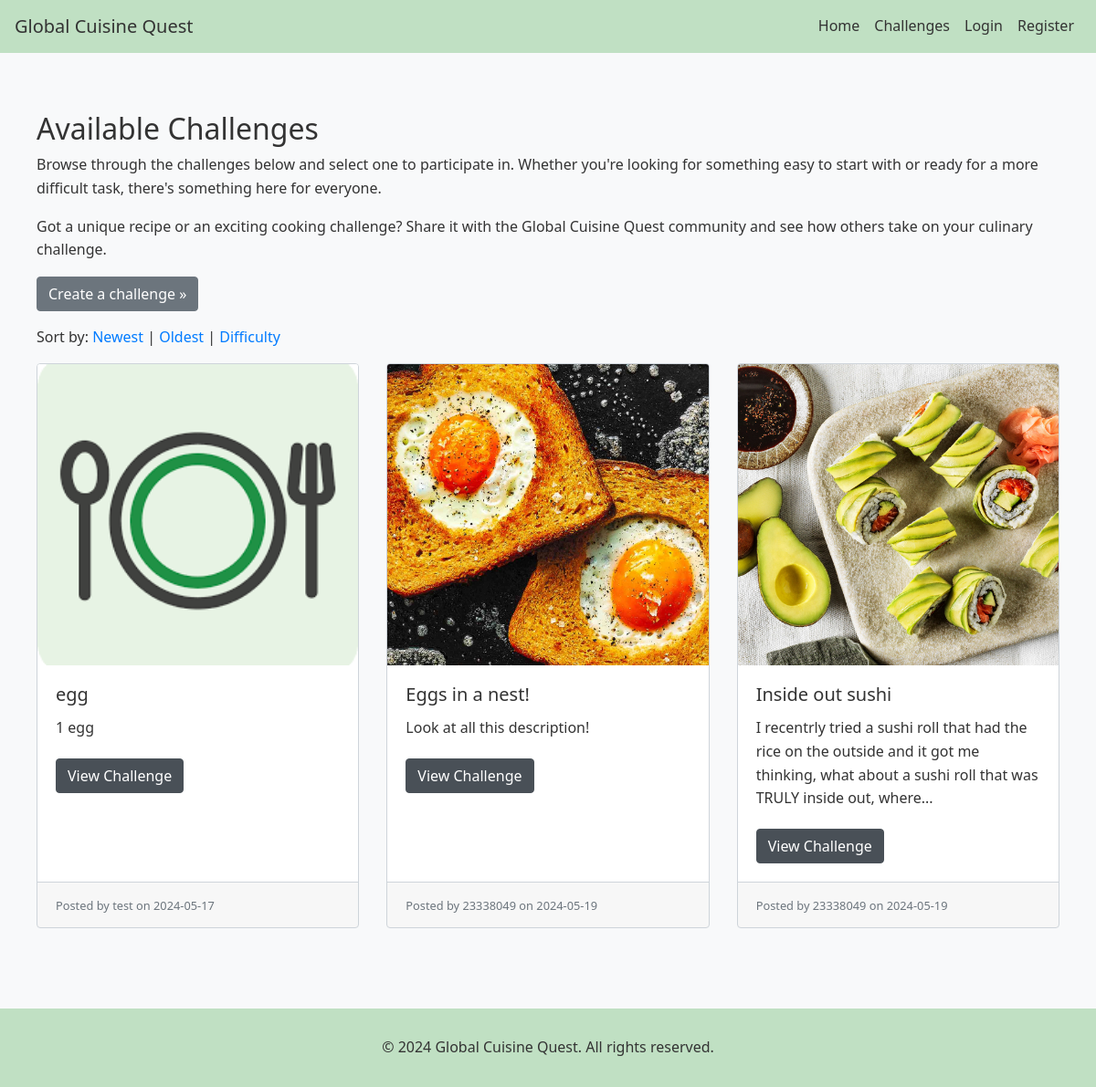
The page /view_challenges/oldest on the database its author committed.
### globalcuisine/models.py (models this page shows, shortened)
class Challenge(db.Model):
    id = db.Column(db.Integer, primary_key=True)
    title = db.Column(db.String(100), nullable=False)
    recipe_type = db.Column(db.String(100), nullable=False)
    description = db.Column(db.Text, nullable=False)
    is_recipe = db.Column(db.Boolean, nullable=False)
    ingredients = db.Column(db.Text, nullable=False)
    recipe_instructions = db.Column(db.Text, nullable=False)
    created_at = db.Column(db.DateTime, nullable=False, default=datetime.utcnow)
    cuisine_type = db.Column(db.String(100))  # Make sure this line exists
    cuisine_style = db.Column(db.String(100))  # Make sure this line exists
    difficulty_level = db.Column(db.String(50), nullable=False)
    image_filename = db.Column(db.String(255))
    user_id = db.Column(db.Integer, db.ForeignKey('user.id'), nullable=False)
    submissions = db.relationship('Submission', backref='challenge', lazy=True)
    active_users = db.relationship('ActiveChallenge', backref='challenge', lazy=True)
    completed_users = db.relationship('CompletedChallenge', backref='challenge', lazy=True)

class User(UserMixin, db.Model):
    id = db.Column(db.Integer, primary_key=True)
    username = db.Column(db.String(100), unique=True, nullable=False)
    email = db.Column(db.String(120), unique=True, nullable=False)
    password_hash = db.Column(db.String(128))
    challenges = db.relationship('Challenge', backref='author', lazy=True)
    submissions = db.relationship('Submission', backref='user', lazy=True)
    active_challenges = db.relationship('ActiveChallenge', backref='user', lazy=True)
    completed_challenges = db.relationship('CompletedChallenge', backref='user', lazy=True)

### globalcuisine/main.py (the view)
@main.route('/challenge_list/', defaults={'sort_by': 'newest'})
@main.route('/view_challenges/<sort_by>') # or it is challenges
def challenge_list(sort_by):
    if sort_by == 'newest':
        challenges = Challenge.query.order_by(Challenge.created_at.desc()).all()
    elif sort_by == 'oldest':
        challenges = Challenge.query.order_by(Challenge.created_at.asc()).all()
    elif sort_by == 'difficulty':
        challenges = Challenge.query.order_by(Challenge.difficulty_level.desc()).all()
    else:
        challenges = Challenge.query.all() #Default no sorting
    return render_template('challenge_list.html', challenges=challenges)

### globalcuisine/templates/challenge_list.html
{% extends "base.html" %}
{% block content %}
<div class="container mt-4">
    <h2>Available Challenges</h2>
    <p>Browse through the challenges below and select one to participate in. Whether you're looking for something easy to start with or ready for a more difficult task, there's something here for everyone.</p>
    <p>Got a unique recipe or an exciting cooking challenge? Share it with the Global Cuisine Quest community and see how others take on your culinary challenge.</p>
        <p><a class="btn btn-secondary" href="{{ url_for('main.create_challenge') }}" role="button">Create a challenge &raquo;</a></p>
    <p>Sort by:
        <a href="{{ url_for('main.challenge_list', sort_by='newest') }}">Newest</a> |
        <a href="{{ url_for('main.challenge_list', sort_by='oldest') }}">Oldest</a> |
        <a href="{{ url_for('main.challenge_list', sort_by='difficulty') }}">Difficulty</a>
        </p>
        <div class="row">
        {% for challenge in challenges %}
            <div class="col-md-4 mb-4">
                <div class="card h-100">
                    {% if challenge.image_filename %}
                        <img src="{{ url_for('static', filename='images/' + challenge.image_filename) }}" class="card-img-top" alt="Image of {{ challenge.title }}">
                    {% else %}
                        <img src="{{ url_for('static', filename='images/default.png') }}" class="card-img-top" alt="Default Image">
                    {% endif %}
                    <div class="card-body">
                        <h5 class="card-title">{{ challenge.title }}</h5>
                        <p class="card-text">{{ challenge.description | truncate(150) }}</p>
                        <a href="{{ url_for('main.challenge_detail', challenge_id=challenge.id) }}" class="btn btn-primary">View Challenge</a>
                    </div>
                    <div class="card-footer">
                        <small class="text-muted">Posted by {{ challenge.author.username if challenge.author else 'Unknown' }} on {{ challenge.created_at.strftime('%Y-%m-%d') }}</small>
                    </div>
                </div>
            </div>
        {% else %}
            <div class="col-md-12">
                <p class="text-center">No challenges available at the moment. Be the first to create one!</p>
                <p class="text-center"><a class="btn btn-secondary" href="{{ url_for('main.create_challenge') }}" role="button">Create a challenge &raquo;</a></p>
            </div>
        {% endfor %}
    </div>
</div>
{% endblock %}

### globalcuisine/static/css/style.css (style rules this page uses)
body { font-family: 'Segoe UI', Tahoma, Geneva, Verdana, sans-serif; background-color: #f8f9fa; color: #333; line-height: 1.6; display: flex; flex-direction: column; min-height: 100vh; }
.container { max-width: 1200px; margin: 0 auto; padding: 20px; }
h1, h2, h3, h4, h5, h6 { color: #333; }
p { margin-bottom: 1em; }
.btn-primary { background-color: #495057; border-color: #495057; }
.card { background-color: #ffffff; border: 1px solid #ced4da; border-radius: 0.25rem; }
.card-img-top { width: 100%; height: 330px; object-fit: cover; border-top-left-radius: calc(0.25rem - 1px); border-top-right-radius: calc(0.25rem - 1px); }
.card-body { padding: 1.25rem; }
.card-title { margin-bottom: 0.75rem; }
.card-text { margin-bottom: 1.25rem; }
.card-footer { padding: 0.75rem 1.25rem; background-color: rgba(0, 0, 0, 0.03); border-top: 1px solid #ced4da; }

### rows shown on the page
Challenge: image_filename (placeholder picture), title "egg", description "1 egg", author "test", created_at "2024-05-17"
Challenge: image_filename (picture), title "Eggs in a nest!", description "Look at all this description!", author "23338049", created_at "2024-05-19"
Challenge: image_filename (picture), title "Inside out sushi", description "I recentrly tried a sushi roll that had the rice on the outside and it got me thinking, what about a sushi roll that was TRULY inside out, where...", author "23338049", created_at "2024-05-19"
